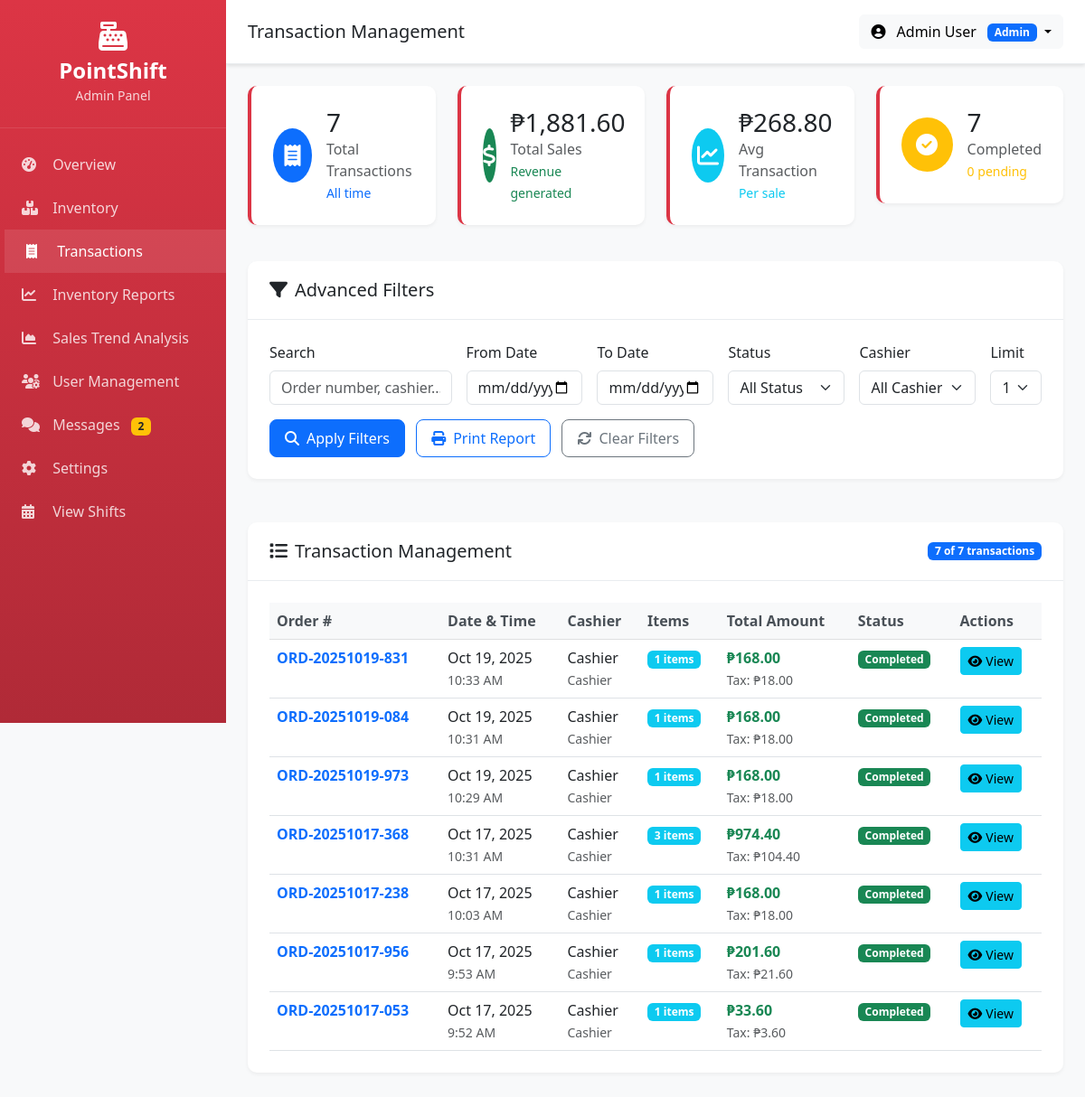
Screenshot of /transactions.php (signed in) with the database file from the repository.
### tables this page shows
CREATE TABLE IF NOT EXISTS `orders` (
  `id` int NOT NULL AUTO_INCREMENT,
  `order_number` varchar(20) NOT NULL,
  `user_id` int NOT NULL,
  `total_amount` decimal(10,2) NOT NULL,
  `subtotal` decimal(10,2) DEFAULT '0.00',
  `discount_percent` decimal(5,2) DEFAULT '0.00',
  `discount_amount` decimal(10,2) DEFAULT '0.00',
  `tax_amount` decimal(10,2) DEFAULT '0.00',
  `payment_method` varchar(50) DEFAULT 'cash',
  `amount_received` decimal(10,2) DEFAULT '0.00',
  `status` enum('pending','completed','cancelled') DEFAULT 'pending',
  `created_at` timestamp NULL DEFAULT CURRENT_TIMESTAMP,
  PRIMARY KEY (`id`),
  UNIQUE KEY `order_number` (`order_number`),
  KEY `user_id` (`user_id`),
  CONSTRAINT `orders_ibfk_1` FOREIGN KEY (`user_id`) REFERENCES `users` (`id`)
);

CREATE TABLE IF NOT EXISTS `users` (
  `id` int NOT NULL AUTO_INCREMENT,
  `username` varchar(50) NOT NULL,
  `email` varchar(100) NOT NULL,
  `password` varchar(255) NOT NULL,
  `role` enum('admin','staff','cashier') NOT NULL DEFAULT 'staff',
  `first_name` varchar(50) NOT NULL,
  `last_name` varchar(50) NOT NULL,
  `status` enum('active','inactive') DEFAULT 'active',
  `created_at` timestamp NULL DEFAULT CURRENT_TIMESTAMP,
  `updated_at` timestamp NULL DEFAULT CURRENT_TIMESTAMP ON UPDATE CURRENT_TIMESTAMP,
  PRIMARY KEY (`id`),
  UNIQUE KEY `username` (`username`),
  UNIQUE KEY `email` (`email`)
);

### config.php (called while the page is built, shortened)
<?php
spl_autoload_register(function ($className) {
    $directories = [
        'classes/',
        'controllers/',
        'helpers/'
    ];
    foreach ($directories as $dir) {
        $file = __DIR__ . '/' . $dir . $className . '.php';
        if (file_exists($file)) {
            return;
        }
    }
});
function formatCurrency($amount) {
    return Layout::formatCurrency($amount);
}
?>

### helpers/Layout.php (called while the page is built, shortened)
<?php
class Layout {
    public static function formatCurrency($amount) {
        return '₱' . number_format($amount, 2);
    }
}
?>

### transactions.php (the view, shortened to what this page needs)
<?php
require_once 'config.php';
$db = Database::getInstance()->getConnection();
$search = $_GET['search'] ?? '';
$date_from = $_GET['date_from'] ?? '';
$date_to = $_GET['date_to'] ?? '';
$limit = $_GET['limit'] ?? 100;
$sql = "SELECT o.*, u.first_name, u.last_name, u.username, o.created_at as date,
               COUNT(oi.id) as item_count
        FROM orders o
        LEFT JOIN users u ON o.user_id = u.id
        LEFT JOIN order_items oi ON o.id = oi.order_id
        WHERE 1=1";
$params = [];
$sql .= " GROUP BY o.id ORDER BY o.created_at DESC LIMIT " . (int)$limit;
$stmt = $db->prepare($sql);
$stmt->execute($params);
$transactions = $stmt->fetchAll(PDO::FETCH_ASSOC);
$summarySQL = "SELECT
    COUNT(*) as total_transactions,
    SUM(total_amount) as total_sales,
    AVG(total_amount) as avg_transaction,
    SUM(CASE WHEN status = 'completed' THEN 1 ELSE 0 END) as completed_count,
    SUM(CASE WHEN status = 'pending' THEN 1 ELSE 0 END) as pending_count,
    SUM(CASE WHEN status = 'cancelled' THEN 1 ELSE 0 END) as cancelled_count
FROM orders o WHERE 1=1";
$summaryParams = [];
$stmt = $db->prepare($summarySQL);
$stmt->execute($summaryParams);
$summary = $stmt->fetch(PDO::FETCH_ASSOC);
?>
<div class="row mb-4">
    <div class="col-xl-3 col-md-6 mb-3">
        <div class="stats-card">
            <div class="d-flex align-items-center">
                <div class="stats-icon bg-primary me-3">
                    <i class="fas fa-receipt"></i>
                </div>
                <div>
                    <h3 class="mb-0"><?php echo number_format($summary['total_transactions']); ?></h3>
                    <p class="text-muted mb-0">Total Transactions</p>
                    <small class="text-primary">All time</small>
                </div>
            </div>
        </div>
    </div>
    <div class="col-xl-3 col-md-6 mb-3">
        <div class="stats-card">
            <div class="d-flex align-items-center">
                <div class="stats-icon bg-success me-3">
                    <i class="fas fa-dollar-sign"></i>
                </div>
                <div>
                    <h3 class="mb-0"><?php echo formatCurrency($summary['total_sales']); ?></h3>
                    <p class="text-muted mb-0">Total Sales</p>
                    <small class="text-success">Revenue generated</small>
                </div>
            </div>
        </div>
    </div>
    <div class="col-xl-3 col-md-6 mb-3">
        <div class="stats-card">
            <div class="d-flex align-items-center">
                <div class="stats-icon bg-info me-3">
                    <i class="fas fa-chart-line"></i>
                </div>
                <div>
                    <h3 class="mb-0"><?php echo formatCurrency($summary['avg_transaction']); ?></h3>
                    <p class="text-muted mb-0">Avg Transaction</p>
                    <small class="text-info">Per sale</small>
                </div>
            </div>
        </div>
    </div>
    <div class="col-xl-3 col-md-6 mb-3">
        <div class="stats-card">
            <div class="d-flex align-items-center">
                <div class="stats-icon bg-warning me-3">
                    <i class="fas fa-check-circle"></i>
                </div>
                <div>
                    <h3 class="mb-0"><?php echo number_format($summary['completed_count']); ?></h3>
                    <p class="text-muted mb-0">Completed</p>
                    <small class="text-warning"><?php echo $summary['pending_count']; ?> pending</small>
                </div>
            </div>
        </div>
    </div>
</div>
<div class="row mb-4 no-print">
    <div class="col-12">
        <div class="content-card">
            <div class="card-header">
                <h5 class="mb-0">
                    <i class="fas fa-filter me-2"></i>Advanced Filters
                </h5>
            </div>
            <div class="card-body">
                <form method="GET" class="row g-3">
                    <div class="col-md-3">
                        <label class="form-label">Search</label>
                        <input type="text" class="form-control" name="search" value="<?php echo htmlspecialchars($search); ?>" placeholder="Order number, cashier...">
                    </div>
                    <div class="col-md-2">
                        <label class="form-label">From Date</label>
                        <input type="date" class="form-control" name="date_from" value="<?php echo htmlspecialchars($date_from); ?>">
                    </div>
                    <div class="col-md-2">
                        <label class="form-label">To Date</label>
                        <input type="date" class="form-control" name="date_to" value="<?php echo htmlspecialchars($date_to); ?>">
                    </div>
                    <div class="col-md-2">
                        <label class="form-label">Status</label>
                        <select class="form-select" name="status">
                            <option value="">All Status</option>
                        </select>
                    </div>
                    <div class="col-md-2">
                        <label class="form-label">Cashier</label>
                        <select class="form-select" name="cashier">
                            <option value="">All Cashiers</option>
                        </select>
                    </div>
                    <div class="col-md-1">
                        <label class="form-label">Limit</label>
                        <select class="form-select" name="limit">
                            <option value="100" <?php echo $limit == 100 ? 'selected' : ''; ?>>100</option>
                        </select>
                    </div>
                    <div class="col-12">
                        <button type="submit" class="btn btn-primary btn-custom me-2">
                            <i class="fas fa-search me-2"></i>Apply Filters
                        </button>
                        <button type="button" class="btn btn-outline-primary btn-custom me-2" onclick="printReport()">
                            <i class="fas fa-print me-2"></i>Print Report
                        </button>
                        <a href="transactions.php" class="btn btn-outline-secondary btn-custom">
                            <i class="fas fa-refresh me-2"></i>Clear Filters
                        </a>
                    </div>
                </form>
            </div>
        </div>
    </div>
</div>
<div class="row">
    <div class="col-12">
        <div class="content-card">
            <div class="card-header d-flex justify-content-between align-items-center">
                <h5 class="mb-0">
                    <i class="fas fa-list me-2"></i>Transaction Management
                </h5>
                <span class="badge bg-primary"><?php echo count($transactions); ?> of <?php echo $summary['total_transactions']; ?> transactions</span>
            </div>
            <div class="card-body">
                <div class="table-responsive">
                    <table class="table table-hover">
                        <thead class="table-light">
                            <tr>
                                <th>Order #</th>
                                <th>Date & Time</th>
                                <th>Cashier</th>
                                <th>Items</th>
                                <th>Total Amount</th>
                                <th>Status</th>
                                <th class="no-print">Actions</th>
                            </tr>
                        </thead>
                        <tbody>
                            <?php if (empty($transactions)): ?>
                                <tr>
                                    <td colspan="7" class="text-center text-muted py-4">
                                        <i class="fas fa-info-circle me-2"></i>No transactions found with current filters
                                    </td>
                                </tr>
                            <?php else: ?>
                                <?php foreach ($transactions as $t): ?>
                                    <tr>
                                        <td>
                                            <strong class="text-primary"><?php echo htmlspecialchars($t['order_number'] ?? 'ORD-' . $t['id']); ?></strong>
                                        </td>
                                        <td>
                                            <div><?php echo date('M j, Y', strtotime($t['date'])); ?></div>
                                            <small class="text-muted"><?php echo date('g:i A', strtotime($t['date'])); ?></small>
                                        </td>
                                        <td>
                                            <?php
                                            $cashierName = trim(($t['first_name'] ?? '') . ' ' . ($t['last_name'] ?? ''));
                                            echo htmlspecialchars($cashierName ?: $t['username'] ?: 'Unknown');
                                            ?>
                                            <br><small class="text-muted"><?php echo ucfirst($t['username'] ?? ''); ?></small>
                                        </td>
                                        <td>
                                            <span class="badge bg-info"><?php echo $t['item_count']; ?> items</span>
                                        </td>
                                        <td>
                                            <strong class="text-success"><?php echo formatCurrency($t['total_amount']); ?></strong>
                                            <?php if ($t['tax_amount']): ?>
                                                <br><small class="text-muted">Tax: <?php echo formatCurrency($t['tax_amount']); ?></small>
                                            <?php endif; ?>
                                        </td>
                                        <td>
                                            <span class="badge bg-<?php echo $t['status'] === 'completed' ? 'success' : ($t['status'] === 'pending' ? 'warning' : 'danger'); ?>">
                                                <?php echo ucfirst($t['status']); ?>
                                            </span>
                                        </td>
                                        <td class="no-print">
                                            <a href="?details=<?php echo $t['id']; ?>&<?php echo http_build_query($_GET); ?>" class="btn btn-info btn-sm">
                                                <i class="fas fa-eye me-1"></i>View
                                            </a>
                                        </td>
                                    </tr>
                                <?php endforeach; ?>
                            <?php endif; ?>
                        </tbody>
                    </table>
                </div>
            </div>
        </div>
    </div>
</div>
<?php
include 'layout.php';
?>

### layout.php (style rules this page uses)
body { background-color: #f8f9fa; font-family: 'Segoe UI', Tahoma, Geneva, Verdana, sans-serif; }
.stats-card { background: white; border-radius: 10px; padding: 1.5rem; box-shadow: 0 2px 4px rgba(0,0,0,0.05); border-left: 4px solid #dc3545; transition: transform 0.2s; }
.stats-card .stats-icon { width: 60px; height: 60px; border-radius: 50%; display: flex; align-items: center; justify-content: center; font-size: 1.5rem; color: white; }
.content-card { background: white; border-radius: 10px; box-shadow: 0 2px 4px rgba(0,0,0,0.05); margin-bottom: 1.5rem; }
.content-card .card-header { background: transparent; border-bottom: 1px solid #e9ecef; padding: 1.25rem 1.5rem; font-weight: 600; }
.content-card .card-body { padding: 1.5rem; }
.btn-custom { border-radius: 8px; padding: 0.5rem 1rem; font-weight: 500; }
.table { margin-bottom: 0; }
.table th { border-top: none; background-color: #f8f9fa; font-weight: 600; color: #495057; }

### rows the page displays
orders: order_number "ORD-20251019-831", created_at "Oct 19, 2025", created_at "10:33 AM", user.first_name "Cashier", user.username "Cashier", item_count "1", total_amount "₱168.00", tax_amount "₱18.00", status "Completed"
orders: order_number "ORD-20251019-084", created_at "Oct 19, 2025", created_at "10:31 AM", user.first_name "Cashier", user.username "Cashier", item_count "1", total_amount "₱168.00", tax_amount "₱18.00", status "Completed"
orders: order_number "ORD-20251019-973", created_at "Oct 19, 2025", created_at "10:29 AM", user.first_name "Cashier", user.username "Cashier", item_count "1", total_amount "₱168.00", tax_amount "₱18.00", status "Completed"
orders: order_number "ORD-20251017-368", created_at "Oct 17, 2025", created_at "10:31 AM", user.first_name "Cashier", user.username "Cashier", item_count "3", total_amount "₱974.40", tax_amount "₱104.40", status "Completed"
orders: order_number "ORD-20251017-238", created_at "Oct 17, 2025", created_at "10:03 AM", user.first_name "Cashier", user.username "Cashier", item_count "1", total_amount "₱168.00", tax_amount "₱18.00", status "Completed"
orders: order_number "ORD-20251017-956", created_at "Oct 17, 2025", created_at "9:53 AM", user.first_name "Cashier", user.username "Cashier", item_count "1", total_amount "₱201.60", tax_amount "₱21.60", status "Completed"
orders: order_number "ORD-20251017-053", created_at "Oct 17, 2025", created_at "9:52 AM", user.first_name "Cashier", user.username "Cashier", item_count "1", total_amount "₱33.60", tax_amount "₱3.60", status "Completed"

### other values shown
$unread "2"
$page_title "Transaction Management"
$_SESSION['first_name'] . ' ' . $_SESSION['last_name'] "Admin User"
$_SESSION['role'] "Admin"
$summary['total_transactions'] "7"
formatCurrency($summary['total_sales']) "₱1,881.60"
formatCurrency($summary['avg_transaction']) "₱268.80"
$summary['completed_count'] "7"
$summary['pending_count'] "0"
count($transactions) "7"
